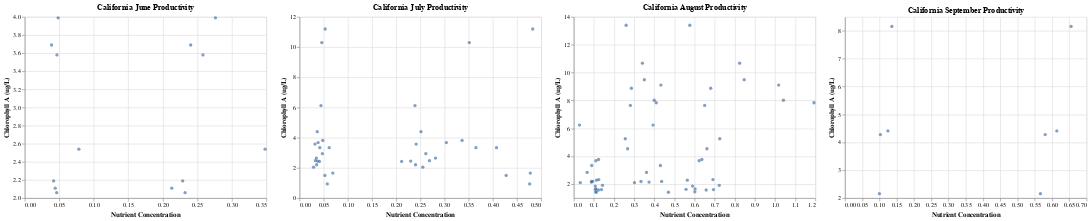

The notebook cell this image was saved under:
### Code cell
# melt for plotting 
season = ncca.loc[ncca['State']=='CA'].melt(
    id_vars = ['State', 'Date Collected', 'Chlorophyll A (ug/L)'],
    value_vars = ['Nitrogen (mg N/L)', 'Phosphorus (mg P/L)'],
    var_name = 'Nutrient',
    value_name = 'Nutrient Concentration'
)
# extract data for each month and plot
june = season[season['Date Collected'].str.contains('Jun')]
july = season[(season['Date Collected'].str.contains('Jul'))]
aug = season[(season['Date Collected'].str.contains('Aug'))]
sep = season[(season['Date Collected'].str.contains('Sep'))]

june_fig = alt.Chart(june).mark_circle().encode(
    x = alt.X('Nutrient Concentration:Q'),
    y = alt.Y('Chlorophyll A (ug/L):Q', scale = alt.Scale(zero=False)),
).properties(
    title = 'California June Productivity'
)

jul_fig = alt.Chart(july).mark_circle().encode(
    x = alt.X('Nutrient Concentration:Q'),
    y = alt.Y('Chlorophyll A (ug/L):Q', scale = alt.Scale(zero=False)),
).properties(
    title = 'California July Productivity'
)

aug_fig = alt.Chart(aug).mark_circle().encode(
    x = alt.X('Nutrient Concentration:Q'),
    y = alt.Y('Chlorophyll A (ug/L):Q', scale = alt.Scale(zero=False)),
).properties(
    title = 'California August Productivity'
)

sep_fig = alt.Chart(sep).mark_circle().encode(
    x = alt.X('Nutrient Concentration:Q'),
    y = alt.Y('Chlorophyll A (ug/L):Q', scale = alt.Scale(zero=False)),
).properties(
    title = 'California September Productivity'
)

fig3 = june_fig | jul_fig | aug_fig | sep_fig 
fig3

### Figure 1 — Vega-Lite specification as saved in the notebook (floating-point values rounded to 4 significant figures)
{"config": {"view": {"continuousWidth": 400, "continuousHeight": 300}}, "hconcat": [{"data": {"name": "data-697983fa0153c7e3d930121668ae420e"}, "mark": "circle", "encoding": {"x": {"field": "Nutrient Concentration", "type": "quantitative"}, "y": {"field": "Chlorophyll A (ug/L)", "scale": {"zero": false}, "type": "quantitative"}}, "title": "California June Productivity"}, {"data": {"name": "data-dca8f669f3ed122abdd4fc94ffc72dd7"}, "mark": "circle", "encoding": {"x": {"field": "Nutrient Concentration", "type": "quantitative"}, "y": {"field": "Chlorophyll A (ug/L)", "scale": {"zero": false}, "type": "quantitative"}}, "title": "California July Productivity"}, {"data": {"name": "data-da4a7d185bb820d6e5e9266d9e8e3e01"}, "mark": "circle", "encoding": {"x": {"field": "Nutrient Concentration", "type": "quantitative"}, "y": {"field": "Chlorophyll A (ug/L)", "scale": {"zero": false}, "type": "quantitative"}}, "title": "California August Productivity"}, {"data": {"name": "data-599e46186afbf486d0ff6737361f32f3"}, "mark": "circle", "encoding": {"x": {"field": "Nutrient Concentration", "type": "quantitative"}, "y": {"field": "Chlorophyll A (ug/L)", "scale": {"zero": false}, "type": "quantitative"}}, "title": "California September Productivity"}], "$schema": "https://vega.github.io/schema/vega-lite/v4.17.0.json", "datasets": {"data-697983fa0153c7e3d930121668ae420e": [{"State": "CA", "Date Collected": "29-Jun-10", "Chlorophyll A (ug/L)": 3.69, "Nutrient": "Nitrogen (mg N/L)", "Nutrient Concentration": 0.2404}, {"State": "CA", "Date Collected": "30-Jun-10", "Chlorophyll A (ug/L)": 3.99, "Nutrient": "Nitrogen (mg N/L)", "Nutrient Concentration": 0.2762}, {"State": "CA", "Date Collected": "30-Jun-10", "Chlorophyll A (ug/L)": 2.54, "Nutrient": "Nitrogen (mg N/L)", "Nutrient Concentration": 0.3481}, {"State": "CA", "Date Collected": "30-Jun-10", "Chlorophyll A (ug/L)": 3.58, "Nutrient": "Nitrogen (mg N/L)", "Nutrient Concentration": 0.2581}, {"State": "CA", "Date Collected": "30-Jun-10", "Chlorophyll A (ug/L)": 2.06, "Nutrient": "Nitrogen (mg N/L)", "Nutrient Concentration": 0.2323}, {"State": "CA", "Date Collected": "29-Jun-10", "Chlorophyll A (ug/L)": 2.11, "Nutrient": "Nitrogen (mg N/L)", "Nutrient Concentration": 0.213}, {"State": "CA", "Date Collected": "29-Jun-10", "Chlorophyll A (ug/L)": 2.19, "Nutrient": "Nitrogen (mg N/L)", "Nutrient Concentration": 0.2288}, {"State": "CA", "Date Collected": "29-Jun-10", "Chlorophyll A (ug/L)": 3.69, "Nutrient": "Phosphorus (mg P/L)", "Nutrient Concentration": 0.03885}, {"State": "CA", "Date Collected": "30-Jun-10", "Chlorophyll A (ug/L)": 3.99, "Nutrient": "Phosphorus (mg P/L)", "Nutrient Concentration": 0.04834}, {"State": "CA", "Date Collected": "30-Jun-10", "Chlorophyll A (ug/L)": 2.54, "Nutrient": "Phosphorus (mg P/L)", "Nutrient Concentration": 0.07835}, {"State": "CA", "Date Collected": "30-Jun-10", "Chlorophyll A (ug/L)": 3.58, "Nutrient": "Phosphorus (mg P/L)", "Nutrient Concentration": 0.04659}, {"State": "CA", "Date Collected": "30-Jun-10", "Chlorophyll A (ug/L)": 2.06, "Nutrient": "Phosphorus (mg P/L)", "Nutrient Concentration": 0.04625}, {"State": "CA", "Date Collected": "29-Jun-10", "Chlorophyll A (ug/L)": 2.11, "Nutrient": "Phosphorus (mg P/L)", "Nutrient Concentration": 0.04413}, {"State": "CA", "Date Collected": "29-Jun-10", "Chlorophyll A (ug/L)": 2.19, "Nutrient": "Phosphorus (mg P/L)", "Nutrient Concentration": 0.04182}], "data-dca8f669f3ed122abdd4fc94ffc72dd7": [{"State": "CA", "Date Collected": "1-Jul-10", "Chlorophyll A (ug/L)": 3.34, "Nutrient": "Nitrogen (mg N/L)", "Nutrient Concentration": 0.4075}, {"State": "CA", "Date Collected": "1-Jul-10", "Chlorophyll A (ug/L)": 2.45, "Nutrient": "Nitrogen (mg N/L)", "Nutrient Concentration": 0.23}, {"State": "CA", "Date Collected": "1-Jul-10", "Chlorophyll A (ug/L)": 3.82, "Nutrient": "Nitrogen (mg N/L)", "Nutrient Concentration": 0.3362}, {"State": "CA", "Date Collected": "1-Jul-10", "Chlorophyll A (ug/L)": 6.13, "Nutrient": "Nitrogen (mg N/L)", "Nutrient Concentration": 0.2387}, {"State": "CA", "Date Collected": "1-Jul-10", "Chlorophyll A (ug/L)": 2.94, "Nutrient": "Nitrogen (mg N/L)", "Nutrient Concentration": 0.2612}, {"State": "CA", "Date Collected": "13-Jul-10", "Chlorophyll A (ug/L)": 2.43, "Nutrient": "Nitrogen (mg N/L)", "Nutrient Concentration": 0.2112}, {"State": "CA", "Date Collected": "14-Jul-10", "Chlorophyll A (ug/L)": 2.48, "Nutrient": "Nitrogen (mg N/L)", "Nutrient Concentration": 0.2687}, {"State": "CA", "Date Collected": "14-Jul-10", "Chlorophyll A (ug/L)": 3.34, "Nutrient": "Nitrogen (mg N/L)", "Nutrient Concentration": 0.365}, {"State": "CA", "Date Collected": "15-Jul-10", "Chlorophyll A (ug/L)": 4.4, "Nutrient": "Nitrogen (mg N/L)", "Nutrient Concentration": 0.2512}, {"State": "CA", "Date Collected": "15-Jul-10", "Chlorophyll A (ug/L)": 3.68, "Nutrient": "Nitrogen (mg N/L)", "Nutrient Concentration": 0.3038}, {"State": "CA", "Date Collected": "13-Jul-10", "Chlorophyll A (ug/L)": 2.21, "Nutrient": "Nitrogen (mg N/L)", "Nutrient Concentration": 0.24}, {"State": "CA", "Date Collected": "15-Jul-10", "Chlorophyll A (ug/L)": 3.58, "Nutrient": "Nitrogen (mg N/L)", "Nutrient Concentration": 0.2412}, {"State": "CA", "Date Collected": "14-Jul-10", "Chlorophyll A (ug/L)": 2.65, "Nutrient": "Nitrogen (mg N/L)", "Nutrient Concentration": 0.2812}, {"State": "CA", "Date Collected": "14-Jul-10", "Chlorophyll A (ug/L)": 2.05, "Nutrient": "Nitrogen (mg N/L)", "Nutrient Concentration": 0.255}, {"State": "CA", "Date Collected": "26-Jul-10", "Chlorophyll A (ug/L)": 1.66, "Nutrient": "Nitrogen (mg N/L)", "Nutrient Concentration": 0.4775}, {"State": "CA", "Date Collected": "27-Jul-10", "Chlorophyll A (ug/L)": 11.2, "Nutrient": "Nitrogen (mg N/L)", "Nutrient Concentration": 0.4825}, {"State": "CA", "Date Collected": "26-Jul-10", "Chlorophyll A (ug/L)": 0.94, "Nutrient": "Nitrogen (mg N/L)", "Nutrient Concentration": 0.4763}, {"State": "CA", "Date Collected": "26-Jul-10", "Chlorophyll A (ug/L)": 1.5, "Nutrient": "Nitrogen (mg N/L)", "Nutrient Concentration": 0.4275}, {"State": "CA", "Date Collected": "29-Jul-10", "Chlorophyll A (ug/L)": 10.3, "Nutrient": "Nitrogen (mg N/L)", "Nutrient Concentration": 0.3513}, {"State": "CA", "Date Collected": "1-Jul-10", "Chlorophyll A (ug/L)": 3.34, "Nutrient": "Phosphorus (mg P/L)", "Nutrient Concentration": 0.06125}, {"State": "CA", "Date Collected": "1-Jul-10", "Chlorophyll A (ug/L)": 2.45, "Nutrient": "Phosphorus (mg P/L)", "Nutrient Concentration": 0.03738}, {"State": "CA", "Date Collected": "1-Jul-10", "Chlorophyll A (ug/L)": 3.82, "Nutrient": "Phosphorus (mg P/L)", "Nutrient Concentration": 0.0481}, {"State": "CA", "Date Collected": "1-Jul-10", "Chlorophyll A (ug/L)": 6.13, "Nutrient": "Phosphorus (mg P/L)", "Nutrient Concentration": 0.04425}, {"State": "CA", "Date Collected": "1-Jul-10", "Chlorophyll A (ug/L)": 2.94, "Nutrient": "Phosphorus (mg P/L)", "Nutrient Concentration": 0.04719}, {"State": "CA", "Date Collected": "13-Jul-10", "Chlorophyll A (ug/L)": 2.43, "Nutrient": "Phosphorus (mg P/L)", "Nutrient Concentration": 0.041}, {"State": "CA", "Date Collected": "14-Jul-10", "Chlorophyll A (ug/L)": 2.48, "Nutrient": "Phosphorus (mg P/L)", "Nutrient Concentration": 0.03269}, {"State": "CA", "Date Collected": "14-Jul-10", "Chlorophyll A (ug/L)": 3.34, "Nutrient": "Phosphorus (mg P/L)", "Nutrient Concentration": 0.04183}, {"State": "CA", "Date Collected": "15-Jul-10", "Chlorophyll A (ug/L)": 4.4, "Nutrient": "Phosphorus (mg P/L)", "Nutrient Concentration": 0.03651}, {"State": "CA", "Date Collected": "15-Jul-10", "Chlorophyll A (ug/L)": 3.68, "Nutrient": "Phosphorus (mg P/L)", "Nutrient Concentration": 0.03835}, {"State": "CA", "Date Collected": "13-Jul-10", "Chlorophyll A (ug/L)": 2.21, "Nutrient": "Phosphorus (mg P/L)", "Nutrient Concentration": 0.03526}, {"State": "CA", "Date Collected": "15-Jul-10", "Chlorophyll A (ug/L)": 3.58, "Nutrient": "Phosphorus (mg P/L)", "Nutrient Concentration": 0.03187}, {"State": "CA", "Date Collected": "14-Jul-10", "Chlorophyll A (ug/L)": 2.65, "Nutrient": "Phosphorus (mg P/L)", "Nutrient Concentration": 0.03467}, {"State": "CA", "Date Collected": "14-Jul-10", "Chlorophyll A (ug/L)": 2.05, "Nutrient": "Phosphorus (mg P/L)", "Nutrient Concentration": 0.02893}, {"State": "CA", "Date Collected": "26-Jul-10", "Chlorophyll A (ug/L)": 1.66, "Nutrient": "Phosphorus (mg P/L)", "Nutrient Concentration": 0.06873}, {"State": "CA", "Date Collected": "27-Jul-10", "Chlorophyll A (ug/L)": 11.2, "Nutrient": "Phosphorus (mg P/L)", "Nutrient Concentration": 0.0529}, {"State": "CA", "Date Collected": "26-Jul-10", "Chlorophyll A (ug/L)": 0.94, "Nutrient": "Phosphorus (mg P/L)", "Nutrient Concentration": 0.05727}, {"State": "CA", "Date Collected": "26-Jul-10", "Chlorophyll A (ug/L)": 1.5, "Nutrient": "Phosphorus (mg P/L)", "Nutrient Concentration": 0.05238}, {"State": "CA", "Date Collected": "29-Jul-10", "Chlorophyll A (ug/L)": 10.3, "Nutrient": "Phosphorus (mg P/L)", "Nutrient Concentration": 0.04599}], "data-da4a7d185bb820d6e5e9266d9e8e3e01": [{"State": "CA", "Date Collected": "11-Aug-10", "Chlorophyll A (ug/L)": 6.24, "Nutrient": "Nitrogen (mg N/L)", "Nutrient Concentration": 0.3937}, {"State": "CA", "Date Collected": "9-Aug-10", "Chlorophyll A (ug/L)": 2.84, "Nutrient": "Nitrogen (mg N/L)", "Nutrient Concentration": 0.3613}, {"State": "CA", "Date Collected": "10-Aug-10", "Chlorophyll A (ug/L)": 2.19, "Nutrient": "Nitrogen (mg N/L)", "Nutrient Concentration": 0.3337}, {"State": "CA", "Date Collected": "12-Aug-10", "Chlorophyll A (ug/L)": 1.42, "Nutrient": "Nitrogen (mg N/L)", "Nutrient Concentration": 0.47}, {"State": "CA", "Date Collected": "10-Aug-10", "Chlorophyll A (ug/L)": 2.11, "Nutrient": "Nitrogen (mg N/L)", "Nutrient Concentration": 0.3013}, {"State": "CA", "Date Collected": "10-Aug-10", "Chlorophyll A (ug/L)": 2.148, "Nutrient": "Nitrogen (mg N/L)", "Nutrient Concentration": 0.3738}, {"State": "CA", "Date Collected": "30-Aug-10", "Chlorophyll A (ug/L)": 8.02, "Nutrient": "Nitrogen (mg N/L)", "Nutrient Concentration": 1.041}, {"State": "CA", "Date Collected": "31-Aug-10", "Chlorophyll A (ug/L)": 4.54, "Nutrient": "Nitrogen (mg N/L)", "Nutrient Concentration": 0.6613}, {"State": "CA", "Date Collected": "26-Aug-10", "Chlorophyll A (ug/L)": 3.68, "Nutrient": "Nitrogen (mg N/L)", "Nutrient Concentration": 0.6225}, {"State": "CA", "Date Collected": "24-Aug-10", "Chlorophyll A (ug/L)": 2.33, "Nutrient": "Nitrogen (mg N/L)", "Nutrient Concentration": 0.6913}, {"State": "CA", "Date Collected": "24-Aug-10", "Chlorophyll A (ug/L)": 1.66, "Nutrient": "Nitrogen (mg N/L)", "Nutrient Concentration": 0.6025}, {"State": "CA", "Date Collected": "23-Aug-10", "Chlorophyll A (ug/L)": 3.34, "Nutrient": "Nitrogen (mg N/L)", "Nutrient Concentration": 0.43}, {"State": "CA", "Date Collected": "23-Aug-10", "Chlorophyll A (ug/L)": 2.2, "Nutrient": "Nitrogen (mg N/L)", "Nutrient Concentration": 0.4363}, {"State": "CA", "Date Collected": "30-Aug-10", "Chlorophyll A (ug/L)": 9.49, "Nutrient": "Nitrogen (mg N/L)", "Nutrient Concentration": 0.8462}, {"State": "CA", "Date Collected": "30-Aug-10", "Chlorophyll A (ug/L)": 10.68, "Nutrient": "Nitrogen (mg N/L)", "Nutrient Concentration": 0.8237}, {"State": "CA", "Date Collected": "30-Aug-10", "Chlorophyll A (ug/L)": 7.84, "Nutrient": "Nitrogen (mg N/L)", "Nutrient Concentration": 1.193}, {"State": "CA", "Date Collected": "30-Aug-10", "Chlorophyll A (ug/L)": 9.11, "Nutrient": "Nitrogen (mg N/L)", "Nutrient Concentration": 1.018}, {"State": "CA", "Date Collected": "31-Aug-10", "Chlorophyll A (ug/L)": 8.88, "Nutrient": "Nitrogen (mg N/L)", "Nutrient Concentration": 0.68}, {"State": "CA", "Date Collected": "27-Aug-10", "Chlorophyll A (ug/L)": 7.65, "Nutrient": "Nitrogen (mg N/L)", "Nutrient Concentration": 0.65}, {"State": "CA", "Date Collected": "27-Aug-10", "Chlorophyll A (ug/L)": 5.26, "Nutrient": "Nitrogen (mg N/L)", "Nutrient Concentration": 0.725}, {"State": "CA", "Date Collected": "27-Aug-10", "Chlorophyll A (ug/L)": 13.4, "Nutrient": "Nitrogen (mg N/L)", "Nutrient Concentration": 0.5763}, {"State": "CA", "Date Collected": "31-Aug-10", "Chlorophyll A (ug/L)": 2.29, "Nutrient": "Nitrogen (mg N/L)", "Nutrient Concentration": 0.5637}, {"State": "CA", "Date Collected": "24-Aug-10", "Chlorophyll A (ug/L)": 1.61, "Nutrient": "Nitrogen (mg N/L)", "Nutrient Concentration": 0.6937}, {"State": "CA", "Date Collected": "24-Aug-10", "Chlorophyll A (ug/L)": 1.92, "Nutrient": "Nitrogen (mg N/L)", "Nutrient Concentration": 0.7225}, {"State": "CA", "Date Collected": "31-Aug-10", "Chlorophyll A (ug/L)": 3.77, "Nutrient": "Nitrogen (mg N/L)", "Nutrient Concentration": 0.6362}, {"State": "CA", "Date Collected": "23-Aug-10", "Chlorophyll A (ug/L)": 1.86, "Nutrient": "Nitrogen (mg N/L)", "Nutrient Concentration": 0.59}, {"State": "CA", "Date Collected": "24-Aug-10", "Chlorophyll A (ug/L)": 1.45, "Nutrient": "Nitrogen (mg N/L)", "Nutrient Concentration": 0.6012}, {"State": "CA", "Date Collected": "23-Aug-10", "Chlorophyll A (ug/L)": 1.58, "Nutrient": "Nitrogen (mg N/L)", "Nutrient Concentration": 0.6575}, {"State": "CA", "Date Collected": "23-Aug-10", "Chlorophyll A (ug/L)": 1.63, "Nutrient": "Nitrogen (mg N/L)", "Nutrient Concentration": 0.5575}, {"State": "CA", "Date Collected": "11-Aug-10", "Chlorophyll A (ug/L)": 6.24, "Nutrient": "Phosphorus (mg P/L)", "Nutrient Concentration": 0.02839}, {"State": "CA", "Date Collected": "9-Aug-10", "Chlorophyll A (ug/L)": 2.84, "Nutrient": "Phosphorus (mg P/L)", "Nutrient Concentration": 0.06632}, {"State": "CA", "Date Collected": "10-Aug-10", "Chlorophyll A (ug/L)": 2.19, "Nutrient": "Phosphorus (mg P/L)", "Nutrient Concentration": 0.08852}, {"State": "CA", "Date Collected": "12-Aug-10", "Chlorophyll A (ug/L)": 1.42, "Nutrient": "Phosphorus (mg P/L)", "Nutrient Concentration": 0.1115}, {"State": "CA", "Date Collected": "10-Aug-10", "Chlorophyll A (ug/L)": 2.11, "Nutrient": "Phosphorus (mg P/L)", "Nutrient Concentration": 0.03212}, {"State": "CA", "Date Collected": "10-Aug-10", "Chlorophyll A (ug/L)": 2.148, "Nutrient": "Phosphorus (mg P/L)", "Nutrient Concentration": 0.08753}, {"State": "CA", "Date Collected": "30-Aug-10", "Chlorophyll A (ug/L)": 8.02, "Nutrient": "Phosphorus (mg P/L)", "Nutrient Concentration": 0.3994}, {"State": "CA", "Date Collected": "31-Aug-10", "Chlorophyll A (ug/L)": 4.54, "Nutrient": "Phosphorus (mg P/L)", "Nutrient Concentration": 0.2673}, {"State": "CA", "Date Collected": "26-Aug-10", "Chlorophyll A (ug/L)": 3.68, "Nutrient": "Phosphorus (mg P/L)", "Nutrient Concentration": 0.1097}, {"State": "CA", "Date Collected": "24-Aug-10", "Chlorophyll A (ug/L)": 2.33, "Nutrient": "Phosphorus (mg P/L)", "Nutrient Concentration": 0.1241}, {"State": "CA", "Date Collected": "24-Aug-10", "Chlorophyll A (ug/L)": 1.66, "Nutrient": "Phosphorus (mg P/L)", "Nutrient Concentration": 0.1095}, {"State": "CA", "Date Collected": "23-Aug-10", "Chlorophyll A (ug/L)": 3.34, "Nutrient": "Phosphorus (mg P/L)", "Nutrient Concentration": 0.08884}, {"State": "CA", "Date Collected": "23-Aug-10", "Chlorophyll A (ug/L)": 2.2, "Nutrient": "Phosphorus (mg P/L)", "Nutrient Concentration": 0.09331}, {"State": "CA", "Date Collected": "30-Aug-10", "Chlorophyll A (ug/L)": 9.49, "Nutrient": "Phosphorus (mg P/L)", "Nutrient Concentration": 0.3504}, {"State": "CA", "Date Collected": "30-Aug-10", "Chlorophyll A (ug/L)": 10.68, "Nutrient": "Phosphorus (mg P/L)", "Nutrient Concentration": 0.3409}, {"State": "CA", "Date Collected": "30-Aug-10", "Chlorophyll A (ug/L)": 7.84, "Nutrient": "Phosphorus (mg P/L)", "Nutrient Concentration": 0.4095}, {"State": "CA", "Date Collected": "30-Aug-10", "Chlorophyll A (ug/L)": 9.11, "Nutrient": "Phosphorus (mg P/L)", "Nutrient Concentration": 0.4326}, {"State": "CA", "Date Collected": "31-Aug-10", "Chlorophyll A (ug/L)": 8.88, "Nutrient": "Phosphorus (mg P/L)", "Nutrient Concentration": 0.286}, {"State": "CA", "Date Collected": "27-Aug-10", "Chlorophyll A (ug/L)": 7.65, "Nutrient": "Phosphorus (mg P/L)", "Nutrient Concentration": 0.2809}, {"State": "CA", "Date Collected": "27-Aug-10", "Chlorophyll A (ug/L)": 5.26, "Nutrient": "Phosphorus (mg P/L)", "Nutrient Concentration": 0.2557}, {"State": "CA", "Date Collected": "27-Aug-10", "Chlorophyll A (ug/L)": 13.4, "Nutrient": "Phosphorus (mg P/L)", "Nutrient Concentration": 0.2599}, {"State": "CA", "Date Collected": "31-Aug-10", "Chlorophyll A (ug/L)": 2.29, "Nutrient": "Phosphorus (mg P/L)", "Nutrient Concentration": 0.1128}, {"State": "CA", "Date Collected": "24-Aug-10", "Chlorophyll A (ug/L)": 1.61, "Nutrient": "Phosphorus (mg P/L)", "Nutrient Concentration": 0.1375}, {"State": "CA", "Date Collected": "24-Aug-10", "Chlorophyll A (ug/L)": 1.92, "Nutrient": "Phosphorus (mg P/L)", "Nutrient Concentration": 0.1423}, {"State": "CA", "Date Collected": "31-Aug-10", "Chlorophyll A (ug/L)": 3.77, "Nutrient": "Phosphorus (mg P/L)", "Nutrient Concentration": 0.1227}, {"State": "CA", "Date Collected": "23-Aug-10", "Chlorophyll A (ug/L)": 1.86, "Nutrient": "Phosphorus (mg P/L)", "Nutrient Concentration": 0.1068}, {"State": "CA", "Date Collected": "24-Aug-10", "Chlorophyll A (ug/L)": 1.45, "Nutrient": "Phosphorus (mg P/L)", "Nutrient Concentration": 0.1089}, {"State": "CA", "Date Collected": "23-Aug-10", "Chlorophyll A (ug/L)": 1.58, "Nutrient": "Phosphorus (mg P/L)", "Nutrient Concentration": 0.1224}, {"State": "CA", "Date Collected": "23-Aug-10", "Chlorophyll A (ug/L)": 1.63, "Nutrient": "Phosphorus (mg P/L)", "Nutrient Concentration": 0.1074}], "data-599e46186afbf486d0ff6737361f32f3": [{"State": "CA", "Date Collected": "1-Sep-10", "Chlorophyll A (ug/L)": 2.16, "Nutrient": "Nitrogen (mg N/L)", "Nutrient Concentration": 0.5663}, {"State": "CA", "Date Collected": "1-Sep-10", "Chlorophyll A (ug/L)": 8.16, "Nutrient": "Nitrogen (mg N/L)", "Nutrient Concentration": 0.655}, {"State": "CA", "Date Collected": "1-Sep-10", "Chlorophyll A (ug/L)": 4.41, "Nutrient": "Nitrogen (mg N/L)", "Nutrient Concentration": 0.6138}, {"State": "CA", "Date Collected": "1-Sep-10", "Chlorophyll A (ug/L)": 4.28, "Nutrient": "Nitrogen (mg N/L)", "Nutrient Concentration": 0.58}, {"State": "CA", "Date Collected": "1-Sep-10", "Chlorophyll A (ug/L)": 2.16, "Nutrient": "Phosphorus (mg P/L)", "Nutrient Concentration": 0.09971}, {"State": "CA", "Date Collected": "1-Sep-10", "Chlorophyll A (ug/L)": 8.16, "Nutrient": "Phosphorus (mg P/L)", "Nutrient Concentration": 0.1357}, {"State": "CA", "Date Collected": "1-Sep-10", "Chlorophyll A (ug/L)": 4.41, "Nutrient": "Phosphorus (mg P/L)", "Nutrient Concentration": 0.1243}, {"State": "CA", "Date Collected": "1-Sep-10", "Chlorophyll A (ug/L)": 4.28, "Nutrient": "Phosphorus (mg P/L)", "Nutrient Concentration": 0.1025}]}}
